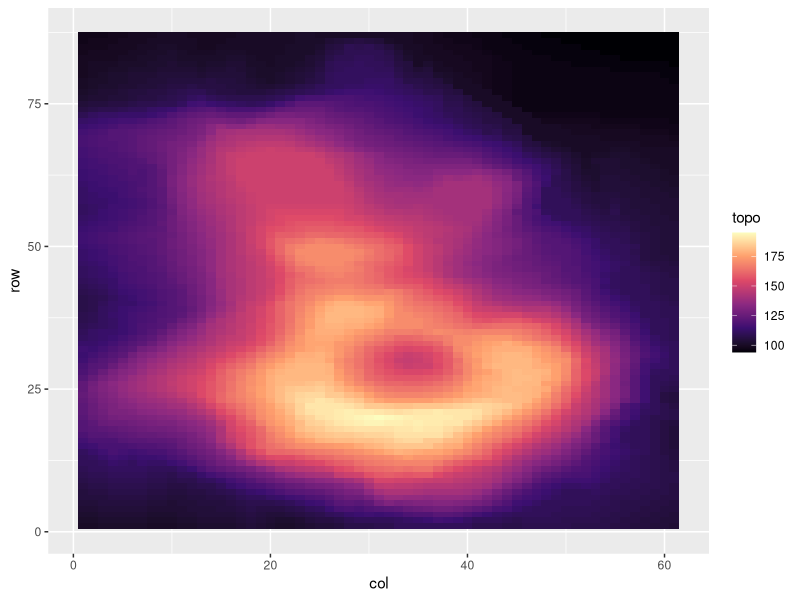
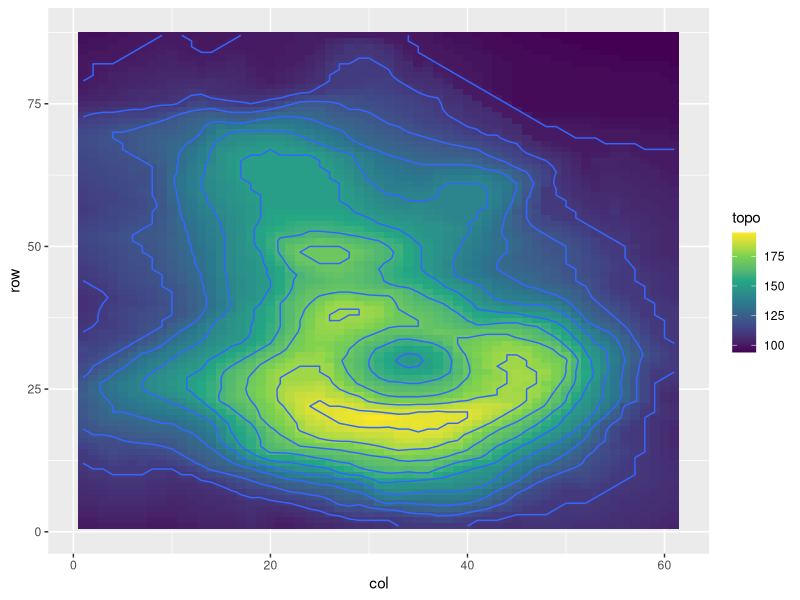
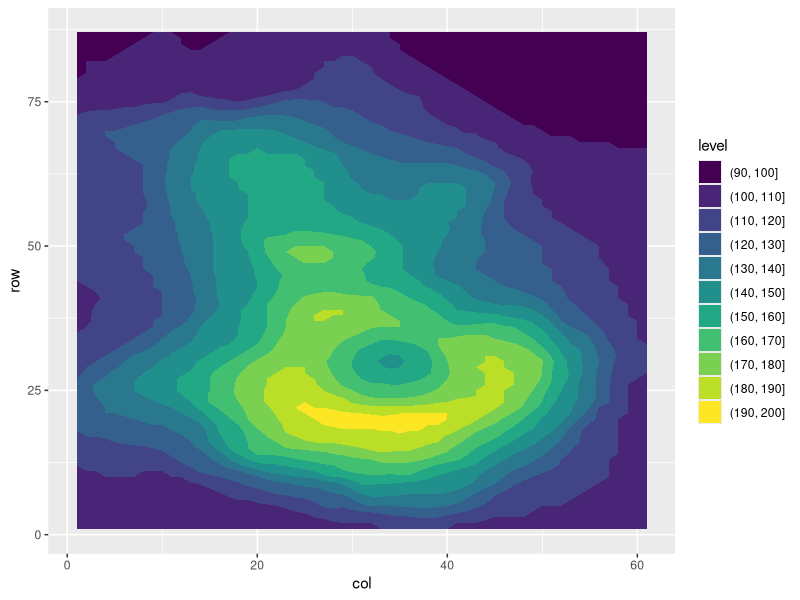

Generate these figures, in order, with R:
## ---- chunk 1
library(tidyverse)
library(ggplot2)
library(viridis)
## ---- chunk 2
data(volcano)
volcano.data <- tibble( topo = as.vector(volcano)
                      , row = rep(1:nrow(volcano), ncol(volcano))
                      , col = rep(1:ncol(volcano), each=nrow(volcano))
                      )
## ---- chunk 3
ggplot(data=volcano.data, aes(x=col, y=row, z=topo, fill=topo)) + 
    geom_tile() + scale_fill_viridis_c(option='A')
## ---- chunk 4
ggplot(data=volcano.data, aes(x=col, y=row, z=topo, fill=topo)) + 
    geom_tile() + scale_fill_viridis_c() +
    geom_contour()
## ---- chunk 5
ggplot(data=volcano.data, aes(x=col, y=row, z=topo)) + 
    geom_contour_filled()
